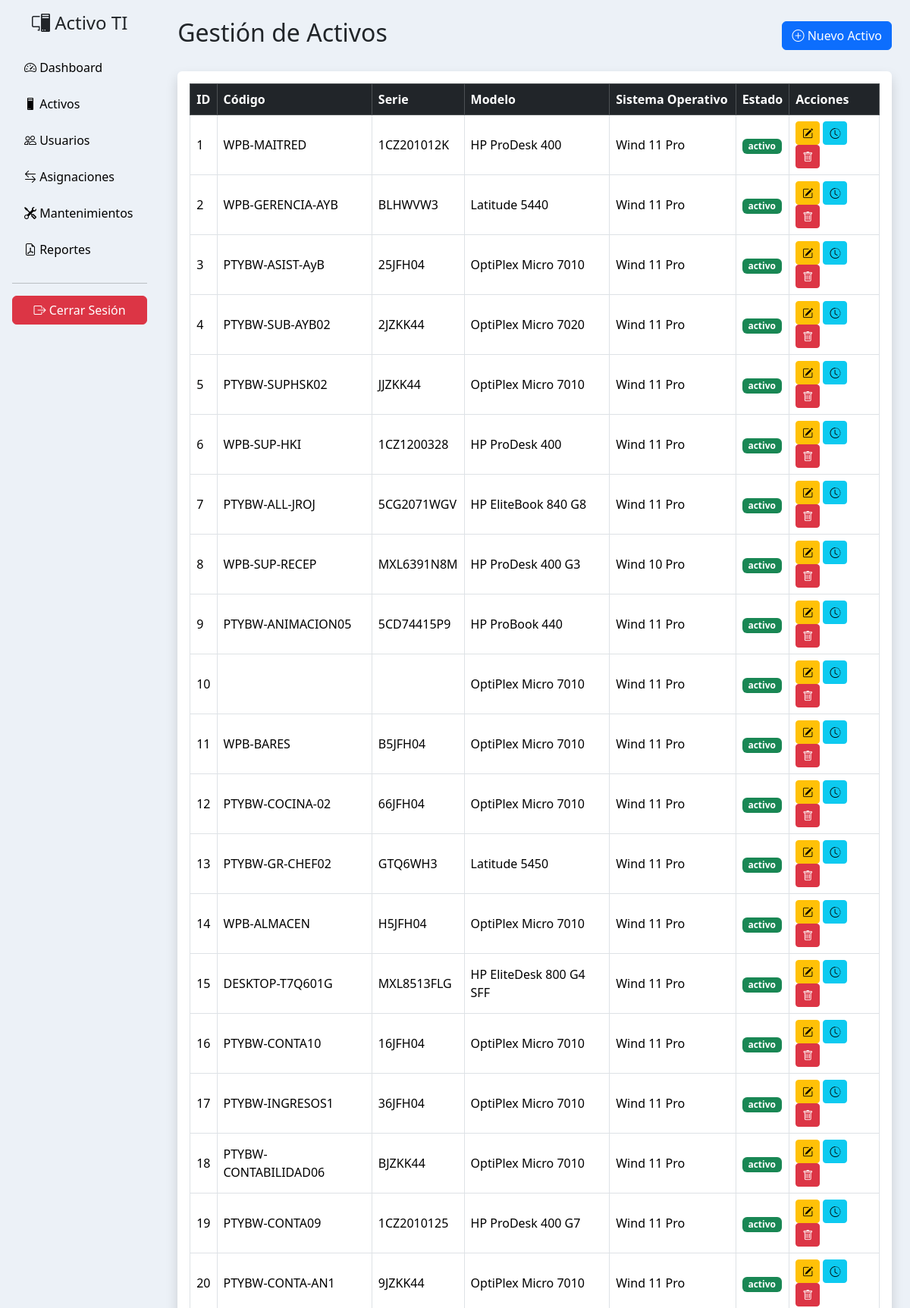
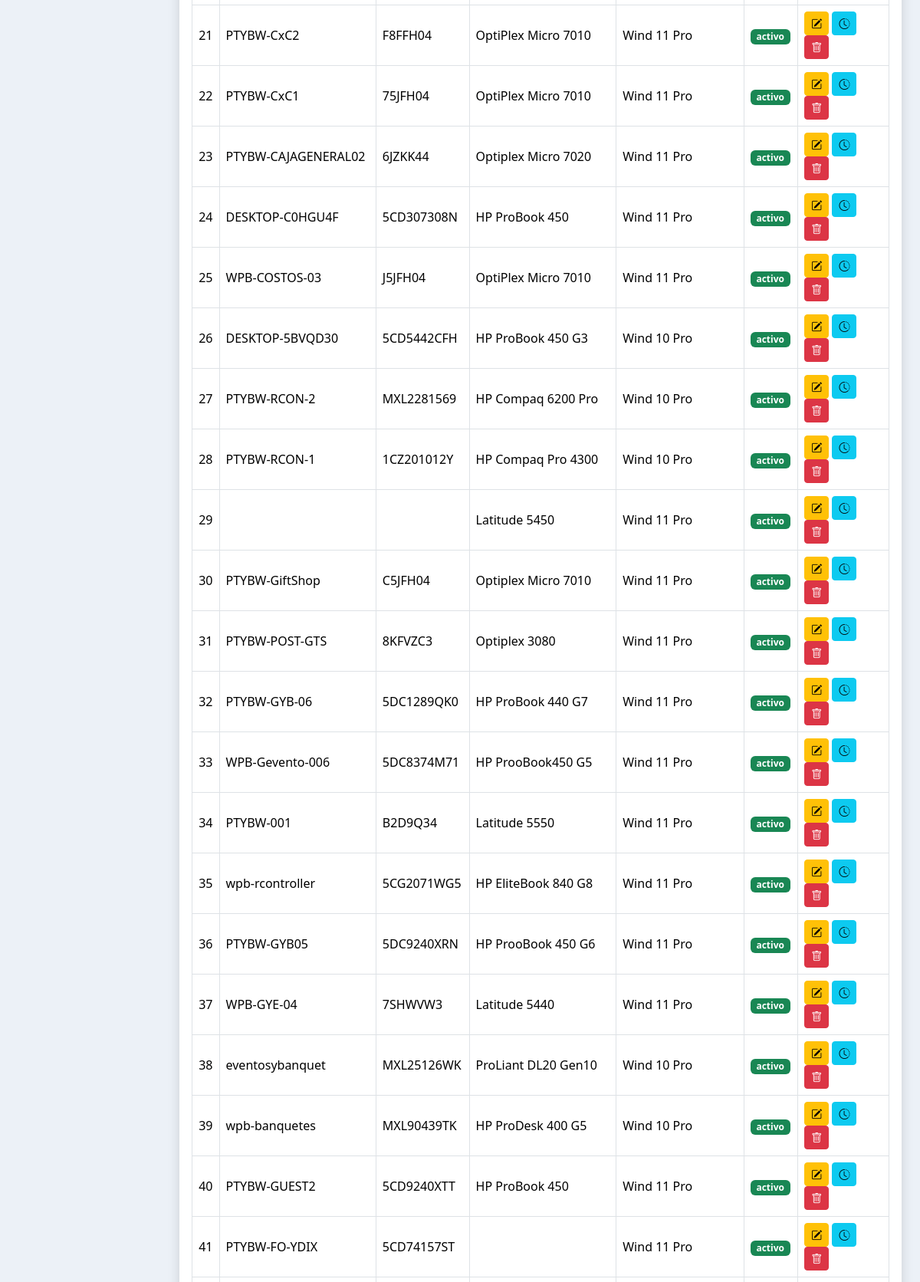
/modulos/activos/index.php (signed in, upper part), run on the app's committed database (2 pictures, top to bottom).
### tables this page shows
CREATE TABLE `activos` (
  `id` int(11) NOT NULL,
  `codigo` varchar(100) DEFAULT NULL,
  `serie` varchar(100) DEFAULT NULL,
  `modelo` varchar(100) DEFAULT NULL,
  `sistema_operativo` varchar(100) DEFAULT NULL,
  `tipo_id` int(11) DEFAULT NULL,
  `estado` enum('activo','dañado','reparacion','baja') DEFAULT 'activo',
  `ubicacion` varchar(150) DEFAULT NULL,
  `fecha_compra` date DEFAULT NULL,
  `garantia_fin` date DEFAULT NULL,
  `created_at` timestamp NOT NULL DEFAULT current_timestamp()
);

### config/auth.php (called while the page is built, shortened)
<?php
function app_escape($value): string
{
    return htmlspecialchars((string) $value, ENT_QUOTES | ENT_SUBSTITUTE, 'UTF-8');
}

### modulos/activos/index.php (the view, shortened to what this page needs)
<?php
require_once __DIR__ . '/../../config/auth.php';
include("../../config/conexion.php");
include("../../templates/header.php");
include("../../templates/sidebar.php");
?>
<div class="container-fluid p-4">
    <div class="d-flex justify-content-between align-items-center mb-4">
        <h2>
            Gestión de Activos
        </h2>
        <?php if($_SESSION['rol'] == 'admin'){ ?>
        <a href="crear.php" class="btn btn-primary">
            <i class="bi bi-plus-circle"></i>
            Nuevo Activo
        </a>
        <?php } ?>
    </div>
    <div class="card shadow border-0">
        <div class="card-body">
            <table class="table table-hover table-bordered align-middle">
                <thead class="table-dark">
                    <tr>
                        <th>ID</th>
                        <th>Código</th>
                        <th>Serie</th>
                        <th>Modelo</th>
                        <th>Sistema Operativo</th>
                        <th>Estado</th>
                        <th>Acciones</th>
                    </tr>
                </thead>
                <tbody>
                    <?php
                    $sql = "SELECT * FROM activos WHERE estado !='baja'";
                    $resultado = $conexion->query($sql);
                    while($fila = $resultado->fetch_assoc()){
                    ?>
                    <tr>
                        <td><?= $fila['id'] ?></td>
                        <td><?= app_escape($fila['codigo']) ?></td>
                        <td><?= app_escape($fila['serie']) ?></td>
                        <td><?= app_escape($fila['modelo']) ?></td>
                        <td><?= app_escape($fila['sistema_operativo']) ?></td>
                        <td>
                            <span class="badge bg-success">
                                <?= app_escape($fila['estado']) ?>
                            </span>
                        </td>
                        <td>
                            <?php if($_SESSION['rol'] != 'consulta'){ ?>
                            <a href="editar.php?id=<?= $fila['id'] ?>" class="btn btn-warning btn-sm">
                                <i class="bi bi-pencil-square"></i>
                            </a>
                            <?php } ?>
                            <?php if($_SESSION['rol'] != 'consulta'){ ?>
                            <a href="historial.php?id=<?= $fila['id'] ?>"class="btn btn-info btn-sm">
                                <i class="bi bi-clock-history"></i>
                            </a>
                            <?php } ?>
                            <?php if($_SESSION['rol'] == 'admin'){ ?>
                            <form action="eliminar.php" method="POST" class="d-inline">
                            <button type="submit" class="btn btn-danger btn-sm"
                            onclick="return confirm('¿Deseas enviar este activo a baja?')">
                                <i class="bi bi-trash"></i>
                            </button>
                            </form>
                            <?php } ?>
                        </td>
                    </tr>
                    <?php } ?>
                </tbody>
            </table>
        </div>
    </div>
</div>
<?php
include("../../templates/footer.php");
?>

### assets/css/style.css (style rules this page uses)
body { background-color: #ecf1f7; }

### data on the page
activos: id "1", codigo "WPB-MAITRED", serie "1CZ201012K", modelo "HP ProDesk 400", sistema_operativo "Wind 11 Pro", estado "activo"
activos: id "2", codigo "WPB-GERENCIA-AYB", serie "BLHWVW3", modelo "Latitude 5440", sistema_operativo "Wind 11 Pro", estado "activo"
activos: id "3", codigo "PTYBW-ASIST-AyB", serie "25JFH04", modelo "OptiPlex Micro 7010", sistema_operativo "Wind 11 Pro", estado "activo"
activos: id "4", codigo "PTYBW-SUB-AYB02", serie "2JZKK44", modelo "OptiPlex Micro 7020", sistema_operativo "Wind 11 Pro", estado "activo"
activos: id "5", codigo "PTYBW-SUPHSK02", serie "JJZKK44", modelo "OptiPlex Micro 7010", sistema_operativo "Wind 11 Pro", estado "activo"
activos: id "6", codigo "WPB-SUP-HKI", serie "1CZ1200328", modelo "HP ProDesk 400", sistema_operativo "Wind 11 Pro", estado "activo"
activos: id "7", codigo "PTYBW-ALL-JROJ", serie "5CG2071WGV", modelo "HP EliteBook 840 G8", sistema_operativo "Wind 11 Pro", estado "activo"
activos: id "8", codigo "WPB-SUP-RECEP", serie "MXL6391N8M", modelo "HP ProDesk 400 G3", sistema_operativo "Wind 10 Pro", estado "activo"
activos: id "9", codigo "PTYBW-ANIMACION05", serie "5CD74415P9", modelo "HP ProBook 440", sistema_operativo "Wind 11 Pro", estado "activo"
activos: id "10", modelo "OptiPlex Micro 7010", sistema_operativo "Wind 11 Pro", estado "activo"
activos: id "11", codigo "WPB-BARES", serie "B5JFH04", modelo "OptiPlex Micro 7010", sistema_operativo "Wind 11 Pro", estado "activo"
activos: id "12", codigo "PTYBW-COCINA-02", serie "66JFH04", modelo "OptiPlex Micro 7010", sistema_operativo "Wind 11 Pro", estado "activo"
activos: id "13", codigo "PTYBW-GR-CHEF02", serie "GTQ6WH3", modelo "Latitude 5450", sistema_operativo "Wind 11 Pro", estado "activo"
activos: id "14", codigo "WPB-ALMACEN", serie "H5JFH04", modelo "OptiPlex Micro 7010", sistema_operativo "Wind 11 Pro", estado "activo"
activos: id "15", codigo "DESKTOP-T7Q601G", serie "MXL8513FLG", modelo "HP EliteDesk 800 G4 SFF", sistema_operativo "Wind 11 Pro", estado "activo"
activos: id "16", codigo "PTYBW-CONTA10", serie "16JFH04", modelo "OptiPlex Micro 7010", sistema_operativo "Wind 11 Pro", estado "activo"
activos: id "17", codigo "PTYBW-INGRESOS1", serie "36JFH04", modelo "OptiPlex Micro 7010", sistema_operativo "Wind 11 Pro", estado "activo"
activos: id "18", codigo "PTYBW-CONTABILIDAD06", serie "BJZKK44", modelo "OptiPlex Micro 7010", sistema_operativo "Wind 11 Pro", estado "activo"
activos: id "19", codigo "PTYBW-CONTA09", serie "1CZ2010125", modelo "HP ProDesk 400 G7", sistema_operativo "Wind 11 Pro", estado "activo"
activos: id "20", codigo "PTYBW-CONTA-AN1", serie "9JZKK44", modelo "OptiPlex Micro 7010", sistema_operativo "Wind 11 Pro", estado "activo"
activos: id "21", codigo "PTYBW-CxC2", serie "F8FFH04", modelo "OptiPlex Micro 7010", sistema_operativo "Wind 11 Pro", estado "activo"
activos: id "22", codigo "PTYBW-CxC1", serie "75JFH04", modelo "OptiPlex Micro 7010", sistema_operativo "Wind 11 Pro", estado "activo"
activos: id "23", codigo "PTYBW-CAJAGENERAL02", serie "6JZKK44", modelo "Optiplex Micro 7020", sistema_operativo "Wind 11 Pro", estado "activo"
activos: id "24", codigo "DESKTOP-C0HGU4F", serie "5CD307308N", modelo "HP ProBook 450", sistema_operativo "Wind 11 Pro", estado "activo"
activos: id "25", codigo "WPB-COSTOS-03", serie "J5JFH04", modelo "OptiPlex Micro 7010", sistema_operativo "Wind 11 Pro", estado "activo"
activos: id "26", codigo "DESKTOP-5BVQD30", serie "5CD5442CFH", modelo "HP ProBook 450 G3", sistema_operativo "Wind 10 Pro", estado "activo"
activos: id "27", codigo "PTYBW-RCON-2", serie "MXL2281569", modelo "HP Compaq 6200 Pro", sistema_operativo "Wind 10 Pro", estado "activo"
activos: id "28", codigo "PTYBW-RCON-1", serie "1CZ201012Y", modelo "HP Compaq Pro 4300", sistema_operativo "Wind 10 Pro", estado "activo"
activos: id "29", modelo "Latitude 5450", sistema_operativo "Wind 11 Pro", estado "activo"
activos: id "30", codigo "PTYBW-GiftShop", serie "C5JFH04", modelo "Optiplex Micro 7010", sistema_operativo "Wind 11 Pro", estado "activo"
activos: id "31", codigo "PTYBW-POST-GTS", serie "8KFVZC3", modelo "Optiplex 3080", sistema_operativo "Wind 11 Pro", estado "activo"
activos: id "32", codigo "PTYBW-GYB-06", serie "5DC1289QK0", modelo "HP ProBook 440 G7", sistema_operativo "Wind 11 Pro", estado "activo"
activos: id "33", codigo "WPB-Gevento-006", serie "5DC8374M71", modelo "HP ProoBook450 G5", sistema_operativo "Wind 11 Pro", estado "activo"
activos: id "34", codigo "PTYBW-001", serie "B2D9Q34", modelo "Latitude 5550", sistema_operativo "Wind 11 Pro", estado "activo"
activos: id "35", codigo "wpb-rcontroller", serie "5CG2071WG5", modelo "HP EliteBook 840 G8", sistema_operativo "Wind 11 Pro", estado "activo"
activos: id "36", codigo "PTYBW-GYB05", serie "5DC9240XRN", modelo "HP ProoBook 450 G6", sistema_operativo "Wind 11 Pro", estado "activo"
activos: id "37", codigo "WPB-GYE-04", serie "7SHWVW3", modelo "Latitude 5440", sistema_operativo "Wind 11 Pro", estado "activo"
activos: id "38", codigo "eventosybanquet", serie "MXL25126WK", modelo "ProLiant DL20 Gen10", sistema_operativo "Wind 10 Pro", estado "activo"
activos: id "39", codigo "wpb-banquetes", serie "MXL90439TK", modelo "HP ProDesk 400 G5", sistema_operativo "Wind 10 Pro", estado "activo"
activos: id "40", codigo "PTYBW-GUEST2", serie "5CD9240XTT", modelo "HP ProBook 450", sistema_operativo "Wind 11 Pro", estado "activo"
activos: id "41", codigo "PTYBW-FO-YDIX", serie "5CD74157ST", sistema_operativo "Wind 11 Pro", estado "activo"
